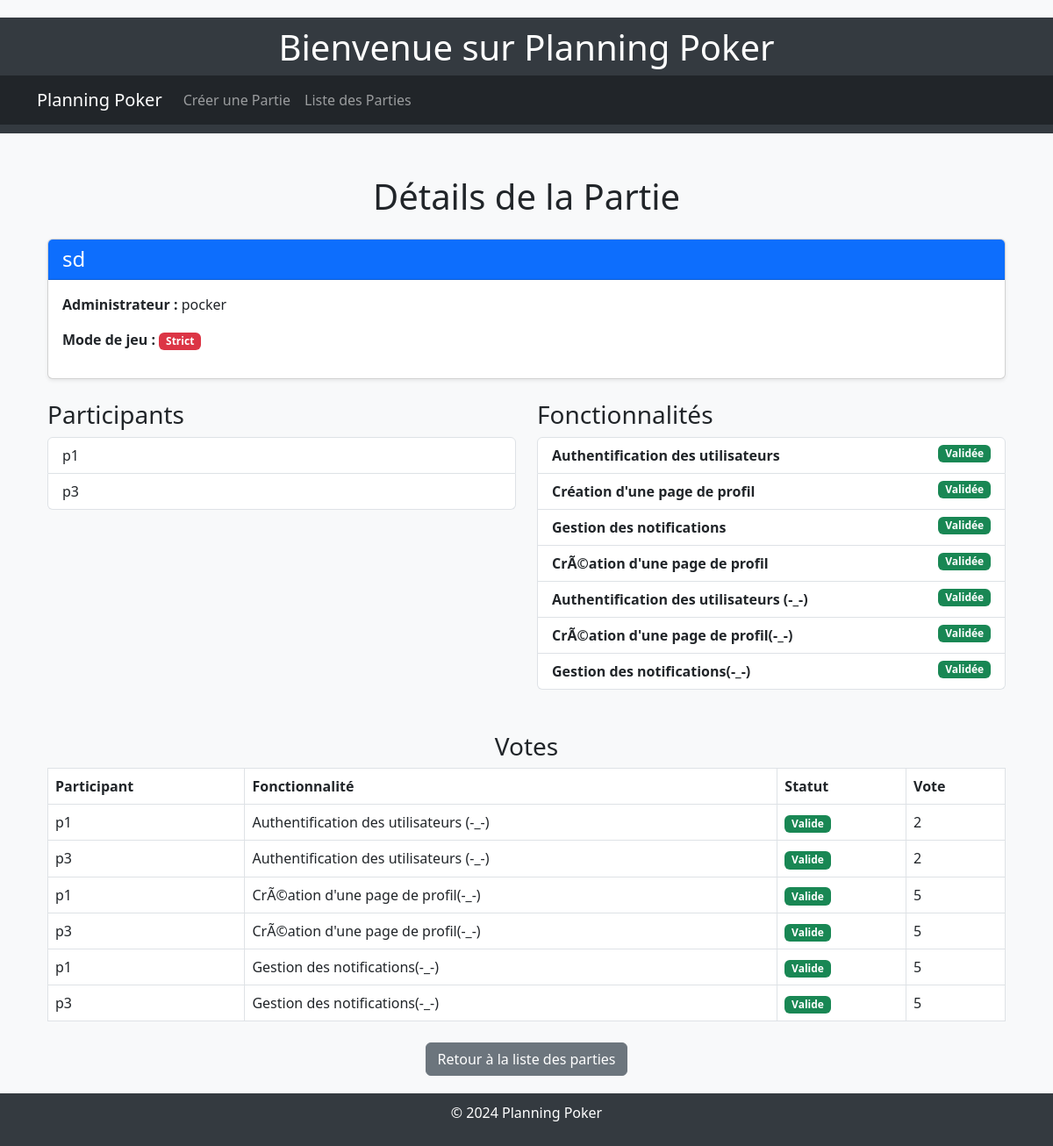
Page /partie/13/ on the committed database.
### myapp/models.py (models this page shows, shortened)
class Partie(models.Model):
    nom = models.CharField(max_length=200, unique=True)
    admin = models.ForeignKey(Participant, on_delete=models.SET_NULL, null=True, related_name='parties_gerees')
    participants = models.ManyToManyField(Participant, related_name='parties')
    statut = models.CharField(max_length=20, default="new")
    mode_jeu = models.CharField(
        max_length=50,
        choices=[('strict', 'Strict'), ('moyenne', 'Moyenne')],
        default='strict'
    )
    fonctionnalites = models.ManyToManyField(Fonctionnalite, related_name='parties', blank=True)  # Ajout des fonctionnalités

class Participant(models.Model):
    pseudo = models.CharField(max_length=200, unique=True)
    est_admin = models.BooleanField(default=False)  # Pour déterminer si le joueur est admin

class Fonctionnalite(models.Model):
    name = models.CharField(max_length=200)
    description = models.TextField()
    valide = models.BooleanField(default=False)  # Indique si la fonctionnalité a été validée par tous
    difficulte = models.FloatField(null=True, blank=True)  # Moyenne des votes

class Vote(models.Model):
    PARTIE_CHOICES = [
        ('strict', 'Strict'),
        ('moyenne', 'Moyenne'),
        ('mediane', 'Médiane'),
        ('majorite_absolue', 'Majorité absolue'),
        ('majorite_relative', 'Majorité relative'),
    ]
    participant = models.ForeignKey(Participant, on_delete=models.CASCADE)
    fonctionnalite = models.ForeignKey(Fonctionnalite, on_delete=models.CASCADE)
    partie = models.ForeignKey(Partie, on_delete=models.CASCADE)
    vote = models.CharField(max_length=20)  # Permet des valeurs numériques ou textuelles
    mode_jeu = models.CharField(max_length=20, choices=PARTIE_CHOICES)
    fonctionnalite_valide = models.BooleanField(default=False)  # Sauvegarde l'état valide/non-valide

### myapp/views.py (the view)
# urls.py: path('partie/<int:id>/', views.detail_partie, name='detail_partie'),
def detail_partie(request, id):
    partie = get_object_or_404(Partie, id=id)
    votes = Vote.objects.filter(partie=partie)
    return render(request, 'parties/detail_partie.html', {
        'partie': partie,
        'votes': votes,
    })

### myapp/templates/parties/detail_partie.html (shortened to what this page needs)
{% extends 'base_generic.html' %}
{% block content %}
<div class="container mt-5">
    <h1 class="text-center mb-4">Détails de la Partie</h1>
    <div class="card mb-4 shadow-sm">
        <div class="card-header bg-primary text-white">
            <h4 class="card-title mb-0">{{ partie.nom }}</h4>
        </div>
        <div class="card-body">
            <p><strong>Administrateur :</strong> {{ partie.admin.pseudo }}</p>
            <p><strong>Mode de jeu :</strong>
                {% if partie.mode_jeu == 'strict' %}
                    <span class="badge bg-danger">Strict</span>
                {% else %}
                    <span class="badge bg-success">Moyenne</span>
                {% endif %}
            </p>
        </div>
    </div>
    <div class="row">
        <div class="col-md-6">
            <h3>Participants</h3>
            <ul class="list-group">
                {% for participant in partie.participants.all %}
                    <li class="list-group-item">{{ participant.pseudo }}</li>
                {% endfor %}
            </ul>
        </div>
        <div class="col-md-6">
            <h3>Fonctionnalités</h3>
            <ul class="list-group">
                {% for fonctionnalite in partie.fonctionnalites.all %}
                    <li class="list-group-item">
                        <strong>{{ fonctionnalite.name }}</strong>
                        {% if fonctionnalite.valide %}
                            <span class="badge bg-success float-end">Validée</span>
                        {% else %}
                            <span class="badge bg-warning text-dark float-end">En attente</span>
                        {% endif %}
                    </li>
                {% endfor %}
            </ul>
        </div>
    </div>
    <div class="mt-5">
        <h3 class="text-center">Votes</h3>
        <table class="table table-bordered">
            <thead>
                <tr>
                    <th>Participant</th>
                    <th>Fonctionnalité</th>
                    <th>Statut</th>
                    <th>Vote</th>
                </tr>
            </thead>
            <tbody>
                {% for vote in votes %}
                <tr>
                    <td>{{ vote.participant.pseudo }}</td>
                    <td>
                        {% if vote.fonctionnalite %}
                            {{ vote.fonctionnalite.name }}
                        {% else %}
                            <em>Fonctionnalité supprimée</em>
                        {% endif %}
                    </td>
                    <td>
                        {% if vote.fonctionnalite and vote.fonctionnalite.valide %}
                            <span class="badge bg-success">Valide</span>
                        {% elif not vote.fonctionnalite %}
                            <span class="badge bg-secondary">Supprimée</span>
                        {% else %}
                            <span class="badge bg-warning text-dark">Non valide</span>
                        {% endif %}
                    </td>
                    <td>{{ vote.vote }}</td>
                </tr>
                {% empty %}
                <tr>
                    <td colspan="4" class="text-center">Aucun vote n'a été enregistré pour cette partie.</td>
                </tr>
                {% endfor %}
            </tbody>
        </table>
    </div>
    <div class="text-center mt-4">
        <a href="{% url 'lister_parties' %}" class="btn btn-secondary">Retour à la liste des parties</a>
    </div>
</div>
{% endblock %}

### myapp/templates/base_generic.html (style rules this page uses)
body { background-color: #f8f9fa; margin-top: 20px; }

### rows in the picture
Partie: nom "sd", admin.pseudo "pocker"
Participant: pseudo "p1"
Participant: pseudo "p3"
Fonctionnalite: name "Authentification des utilisateurs", valide "Validée"
Fonctionnalite: name "Création d'une page de profil", valide "Validée"
Fonctionnalite: name "Gestion des notifications", valide "Validée"
Fonctionnalite: name "CrÃ©ation d'une page de profil", valide "Validée"
Fonctionnalite: name "Authentification des utilisateurs (-_-)", valide "Validée"
Fonctionnalite: name "CrÃ©ation d'une page de profil(-_-)", valide "Validée"
Fonctionnalite: name "Gestion des notifications(-_-)", valide "Validée"
Vote: participant.pseudo "p1", fonctionnalite.name "Authentification des utilisateurs (-_-)", shows "Valide", vote "2"
Vote: participant.pseudo "p3", fonctionnalite.name "Authentification des utilisateurs (-_-)", shows "Valide", vote "2"
Vote: participant.pseudo "p1", fonctionnalite.name "CrÃ©ation d'une page de profil(-_-)", shows "Valide", vote "5"
Vote: participant.pseudo "p3", fonctionnalite.name "CrÃ©ation d'une page de profil(-_-)", shows "Valide", vote "5"
Vote: participant.pseudo "p1", fonctionnalite.name "Gestion des notifications(-_-)", shows "Valide", vote "5"
Vote: participant.pseudo "p3", fonctionnalite.name "Gestion des notifications(-_-)", shows "Valide", vote "5"
